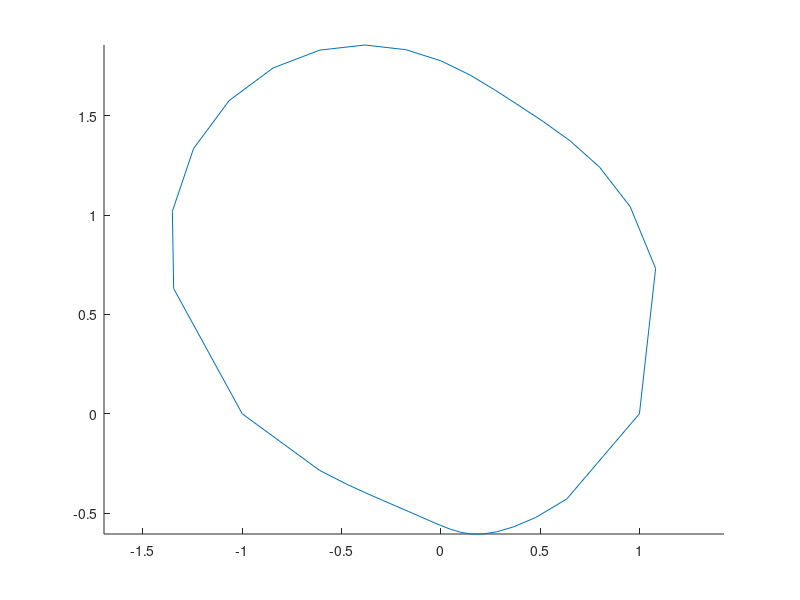

The MATLAB script that drew this image:
close all; clear all;

t1 = linspace(0,pi/2,10);
t2 = linspace(pi/2,pi,10); t2 = t2(2:end); 


zeta1 = (2-0.5*sin(t1).*(pi-t1)).*exp(j*t1);
zeta2 = (2-0.5*sin(t2).*(pi-t2)).*exp(j*t2);

% Inverse Joukowsky
z1 = zeta1/2 + sqrt((zeta1/2).^2-1);
z2 = zeta2/2 - sqrt((zeta2/2).^2-1);
z3 = zeta2/2 + sqrt((zeta2/2).^2-1);
z4 = zeta1/2 - sqrt((zeta1/2).^2-1);


zeta = [zeta1 zeta2];
z = [z1 z2 fliplr(z3) fliplr(z4)];


figure()
%plot(real(zeta), imag(zeta))
hold on;
plot(real(z), imag(z))
axis equal






